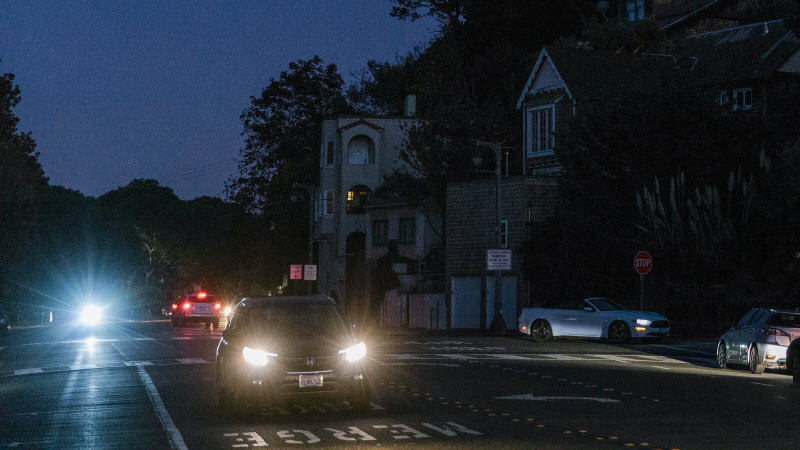
#> input picture Image/car_at_night_02.jpg, 1600 x 900 px (shown at 1/2 size)
$ jupyter execute --allow-errors FrontLightDetection01.ipynb
#> lines starting #> are read from the running program, lines starting #| are printed output that depends on the picture; after the words box and inside, x2 and y2 are one past the last pixel; in counts of white or black regions, pixels touching at a corner belong together
[cell 1]
import PIL as pil
from matplotlib import pyplot as plt
import numpy as np
import math
from datetime import datetime
import cv2

[cell 2]
# Define some common functions
def img2array(img):
    nrow = img.size[1]
    ncol = img.size[0]
    img_map = img.load()
    myarray = np.zeros([nrow,ncol,3], dtype=np.uint8)
    for i in range(nrow):
        for j in range(ncol):
            myarray[i,j,0] = img_map[j,i][0]
            myarray[i,j,1] = img_map[j,i][1]
            myarray[i,j,2] = img_map[j,i][2]
    return myarray

def rgb2gray(rgb):

    r, g, b = rgb[:,:,0], rgb[:,:,1], rgb[:,:,2]
    gray = 0.2989 * r + 0.5870 * g + 0.1140 * b

    return gray

def gaussian_kernel(size, sigma=1):
    size = int(size) // 2
    x, y = np.mgrid[-size:size+1, -size:size+1]
    normal = 1 / (2.0 * np.pi * sigma**2)
    g =  np.exp(-((x**2 + y**2) / (2.0*sigma**2))) * normal
    return g

mygauss = gaussian_kernel(5, sigma=1.4)

def applyGaussFilter(image, kernel):
    n, m = image.shape
    new_image = np.zeros([n,m])

    for i in range(0,n):
        for j in range(0,m):
            mysum = 0;
            if i-2 >= 0 and i-2 < n and j-2 >= 0 and j-2 < m:
                mysum = mysum + image[i-2,j-2]*kernel[0,0]
            if i-2 >= 0 and i-2 < n and j-1 >= 0 and j-1 < m:
                mysum = mysum + image[i-2,j-1]*kernel[0,1]
            if i-2 >= 0 and i-2 < n and j >= 0 and j < m:
                mysum = mysum + image[i-2,j]*kernel[0,2]
            if i-2 >= 0 and i-2 < n and j+1 >= 0 and j+1 < m:
                mysum = mysum + image[i-2,j+1]*kernel[0,3]
            if i-2 >= 0 and i-2 < n and j+2 >= 0 and j+2 < m:
                mysum = mysum + image[i-2,j+2]*kernel[0,4]
            if i-1 >= 0 and i-1 < n and j-2 >= 0 and j-2 < m:
                mysum = mysum + image[i-1,j-2]*kernel[1,0]
            if i-1 >= 0 and i-1 < n and j-1 >= 0 and j-1 < m:
                mysum = mysum + image[i-1,j-1]*kernel[1,1]
            if i-1 >= 0 and i-1 < n and j >= 0 and j < m:
                mysum = mysum + image[i-1,j]*kernel[1,2]
            if i-1 >= 0 and i-1 < n and j+1 >= 0 and j+1 < m:
                mysum = mysum + image[i-1,j+1]*kernel[1,3]
            if i-1 >= 0 and i-1 < n and j+2 >= 0 and j+2 < m:
                mysum = mysum + image[i-1,j+2]*kernel[1,4]
            if i >= 0 and i < n and j-2 >= 0 and j-2 < m:
                mysum = mysum + image[i,j-2]*kernel[2,0]
            if i >= 0 and i < n and j-1 >= 0 and j-1 < m:
                mysum = mysum + image[i,j-1]*kernel[2,1]
            if i >= 0 and i < n and j >= 0 and j < m:
                mysum = mysum + image[i,j]*kernel[2,2]
            if i >= 0 and i < n and j+1 >= 0 and j+1 < m:
                mysum = mysum + image[i,j+1]*kernel[2,3]
            if i >= 0 and i < n and j+2 >= 0 and j+2 < m:
                mysum = mysum + image[i,j+2]*kernel[2,4]
            if i+1 >= 0 and i+1 < n and j-2 >= 0 and j-2 < m:
                mysum = mysum + image[i+1,j-2]*kernel[3,0]
            if i+1 >= 0 and i+1 < n and j-1 >= 0 and j-1 < m:
                mysum = mysum + image[i+1,j-1]*kernel[3,1]
            if i+1 >= 0 and i+1 < n and j >= 0 and j < m:
                mysum = mysum + image[i+1,j]*kernel[3,2]
            if i+1 >= 0 and i+1 < n and j+1 >= 0 and j+1 < m:
                mysum = mysum + image[i+1,j+1]*kernel[3,3]
            if i+1 >= 0 and i+1 < n and j+2 >= 0 and j+2 < m:
                mysum = mysum + image[i+1,j+2]*kernel[3,4]
            if i+2 >= 0 and i+2 < n and j-2 >= 0 and j-2 < m:
                mysum = mysum + image[i+2,j-2]*kernel[4,0]
            if i+2 >= 0 and i+2 < n and j-1 >= 0 and j-1 < m:
                mysum = mysum + image[i+2,j-1]*kernel[4,1]
            if i+2 >= 0 and i+2 < n and j >= 0 and j < m:
                mysum = mysum + image[i+2,j]*kernel[4,2]
            if i+2 >= 0 and i+2 < n and j+1 >= 0 and j+1 < m:
                mysum = mysum + image[i+2,j+1]*kernel[4,3]
            if i+2 >= 0 and i+2 < n and j+2 >= 0 and j+2 < m:
                mysum = mysum + image[i+2,j+2]*kernel[4,4]
            new_image[i,j] = mysum

    return new_image

def calculateGradient(img):
    m, n = img.shape
    Gx = np.zeros([m, n])
    Gy = np.zeros([m, n])
    G = np.zeros([m,n])
    theta = np.zeros([m,n])
    for i in range(1,m-1):
        for j in range(1,n-1):
            Gx[i, j] = 1.0*img[i+1,j-1] + 2.0*img[i+1,j] + 1.0*img[i+1,j+1] - 1.0*img[i-1,j-1] - 2.0*img[i-1,j] - 1.0*img[i-1,j+1]
            Gy[i, j] = - 1.0*img[i-1,j+1] - 2.0*img[i,j+1] - 1.0*img[i+1,j+1] + 1.0*img[i-1,j-1] + 2.0*img[i,j-1] + 1.0*img[i+1,j-1]
            G[i,j] = math.sqrt(Gx[i,j]*Gx[i,j]+Gy[i,j]*Gy[i,j])
            if Gy[i,j]!=0:
                theta[i,j] = math.atan(Gx[i,j]/Gy[i,j])

    return Gx,Gy,G,theta

def non_max_suppression(img, D):
    M, N = img.shape
    Z = np.zeros((M,N), dtype=np.int32)
    angle = D * 180. / np.pi
    angle[angle < 0] += 180


    for i in range(1,M-1):
        for j in range(1,N-1):
            try:
                q = 255
                r = 255

               #angle 0
                if (0 <= angle[i,j] < 22.5) or (157.5 <= angle[i,j] <= 180):
                    q = img[i, j+1]
                    r = img[i, j-1]
                #angle 45
                elif (22.5 <= angle[i,j] < 67.5):
                    q = img[i+1, j-1]
                    r = img[i-1, j+1]
                #angle 90
                elif (67.5 <= angle[i,j] < 112.5):
                    q = img[i+1, j]
                    r = img[i-1, j]
                #angle 135
                elif (112.5 <= angle[i,j] < 157.5):
                    q = img[i-1, j-1]
                    r = img[i+1, j+1]

                if (img[i,j] >= q) and (img[i,j] >= r):
                    Z[i,j] = img[i,j]
                else:
                    Z[i,j] = 0

            except IndexError as e:
                pass

    return Z

def doublethreshold(img, lowThresholdRatio=0.05, highThresholdRatio=0.09):

    highThreshold = img.max() * highThresholdRatio;
    lowThreshold = highThreshold * lowThresholdRatio;

    M, N = img.shape
    img_out = np.zeros((M,N), dtype=np.int32)

    weak = np.int32(100)
    strong = np.int32(255)

    for i in range(0, M):
        for j in range(0, N):
            if img[i,j]>= highThreshold:
                img_out[i,j] = strong
            elif img[i,j] < highThreshold and img[i,j] >= lowThreshold:
                img_out[i,j] = weak
            else:
                img_out[i,j] = 0

    return (img_out, weak, strong)

def hysteresis(img, weak, strong=255):
    M, N = img.shape
    img_out = np.copy(img)
    for i in range(1, M-1):
        for j in range(1, N-1):
            if (img_out[i,j] == weak):
                try:
                    if ((img_out[i+1, j-1] == strong) or (img_out[i+1, j] == strong) or (img_out[i+1, j+1] == strong)
                        or (img_out[i, j-1] == strong) or (img_out[i, j+1] == strong)
                        or (img_out[i-1, j-1] == strong) or (img_out[i-1, j] == strong) or (img_out[i-1, j+1] == strong)):
                        img_out[i, j] = strong
                    else:
                        img_out[i, j] = 0
                except IndexError as e:
                    pass
    return img_out

def region_of_interest(img, vertices):
    mask = np.zeros_like(img)
    match_mask_color = 255
    cv2.fillPoly(mask, vertices, match_mask_color)
    masked_image = cv2.bitwise_and(img, mask)
    return masked_image

[cell 3]
orig1 = cv2.imread("../Image/car_at_night_02.jpg")
#> orig1 is the input picture: shape (900, 1600, 3); mean B, G, R 52.7, 43.5, 36.3
orig1_rgb = cv2.cvtColor(orig1, cv2.COLOR_BGR2RGB)

plt.imshow(orig1_rgb)

[cell 4]
grayscale = cv2.cvtColor(orig1_rgb, cv2.COLOR_RGB2GRAY)
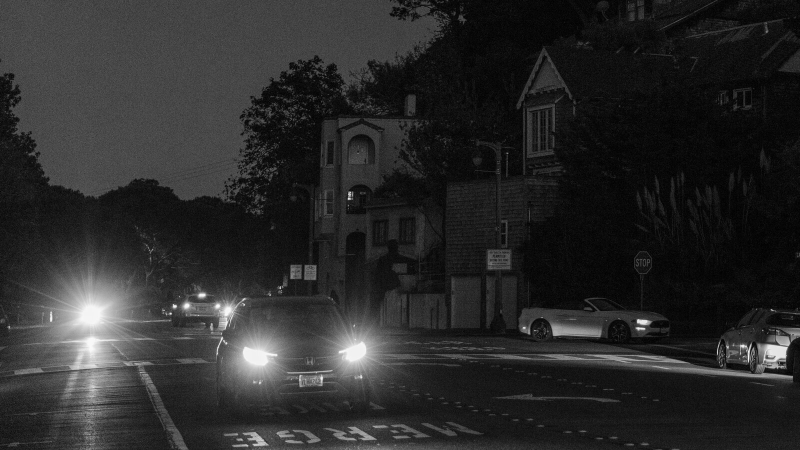
#> grayscale: shape (900, 1600) (shown at 1/2 size); min 0, max 255, mean 42.4
plt.imshow(grayscale, cmap='gray')

[cell 5]
dst = cv2.calcHist(grayscale, [0], None, [256], [0,256])
#> dst = 256 values, max 50 at index 7, min 0 at index 89, mean 6.25

plt.hist(grayscale.ravel(),256,[0,256])
plt.title('Histogram for gray scale image')
plt.show()
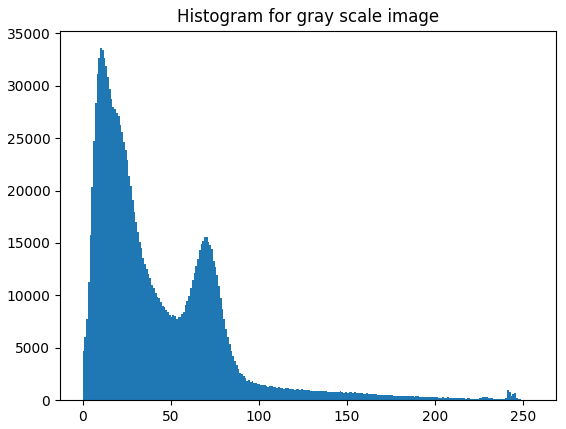
#> figure drawn by matplotlib, 1 panel; tallest bar 33580 high, from x = 10 to 11

[cell 6]
image = cv2.cvtColor(orig1_rgb, cv2.COLOR_RGB2HSV)
#> image: shape (900, 1600, 3); mean H, S, V 87, 85.2, 55.9
result = np.copy(orig1_rgb)

# lower boundary RED color range values; Hue (0-10)
lower3 = np.array([0, 0, 225])
upper3 = np.array([180, 31, 255])

white_mask = cv2.inRange(image, lower3, upper3)
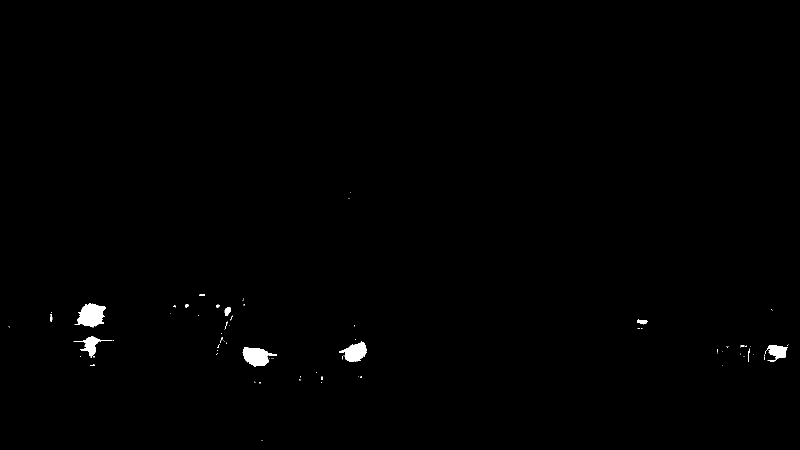
#> white_mask: shape (900, 1600) (shown at 1/2 size); 0.5% white; 78 white regions (63 under 20 px), largest, box (x1, y1, x2, y2) and area: (149, 606, 212, 655) 1912, (485, 694, 554, 733) 1581, (678, 683, 733, 724) 1304

plt.imshow(white_mask, cmap='gray')

[cell 7]
result1 = np.copy(orig1_rgb)
result1 = cv2.bitwise_and(result1, result1, mask=white_mask)
plt.imshow(result1)

[cell 8]
# Apply Gaussian Filter
start_time = datetime.now()
mygraysmoothimg=applyGaussFilter(white_mask, mygauss)
end_time = datetime.now()
print('Duration - {}: {}'.format("ApplyGaussFilter", end_time - start_time))
# Calculate Gradients and Angles
start_time = datetime.now()
Gx, Gy, G, theta = calculateGradient(mygraysmoothimg)
#> after the loop in calculateGradient, `for i in range(1,m-1):`:
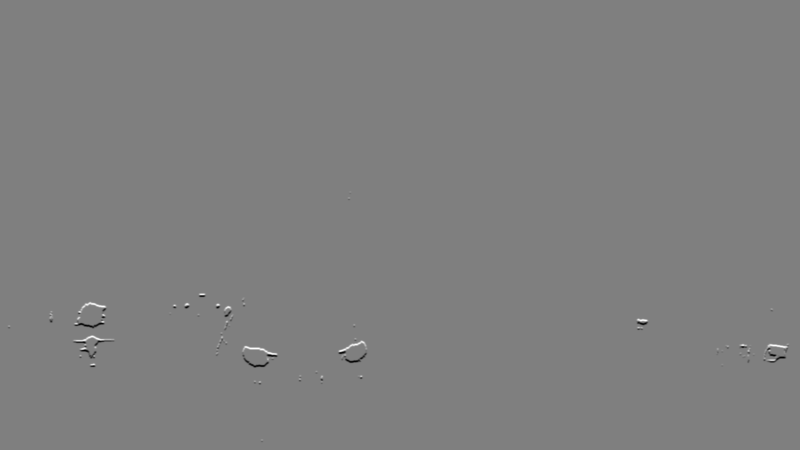
#> Gx: shape (900, 1600) float64 (shown at 1/2 size); min -480.8, max 480.8, mean 0; drawn with min black and max white
end_time = datetime.now()
print('Duration - {}: {}'.format("calculateGradient", end_time - start_time))
# Calculate Non Max Suppression
start_time = datetime.now()
NMS_G = non_max_suppression(G, theta)
#> in non_max_suppression, `angle[angle < 0] += 180`:
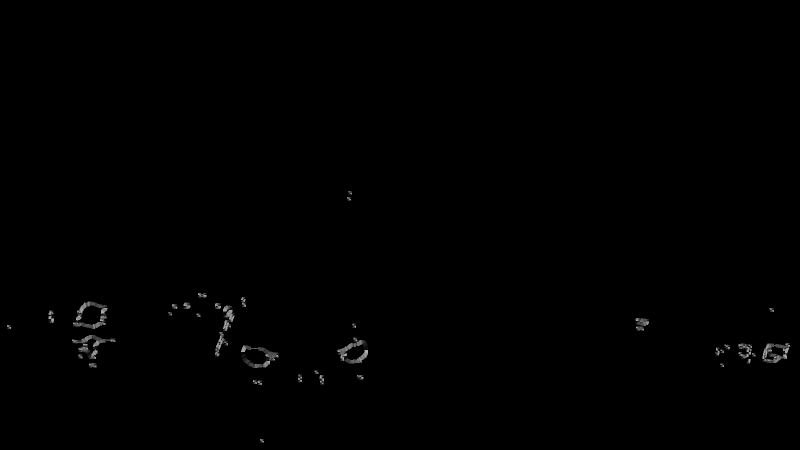
#> angle: shape (900, 1600) float64 (shown at 1/2 size); min 0, max 180, mean 0.7
#> after the loop in non_max_suppression, `for i in range(1,M-1):`: Z: shape (900, 1600) int32; 389 distinct labels, from 0 to 510
end_time = datetime.now()
print('Duration - {}: {}'.format("non_max_suppression", end_time - start_time))
# Calculate double threshold
start_time = datetime.now()
mythreshold, weak, strong = doublethreshold(NMS_G, 0.001, 0.1)
#> in doublethreshold, `highThreshold = img.max() * highThresholdRatio;`: highThreshold = 51
#> in doublethreshold, `lowThreshold = highThreshold * lowThresholdRatio;`: lowThreshold = 0.051
#> after the loop in doublethreshold, `for i in range(0, M):`: img_out: shape (900, 1600) int32; 3 distinct labels, from 0 to 255
#> weak = 100; strong = 255
end_time = datetime.now()
print('Duration - {}: {}'.format("threshold", end_time - start_time))
# Calculate hysteresis
start_time = datetime.now()
myhysteresis = hysteresis(mythreshold, weak)
#> after the loop in hysteresis, `for i in range(1, M-1):`:
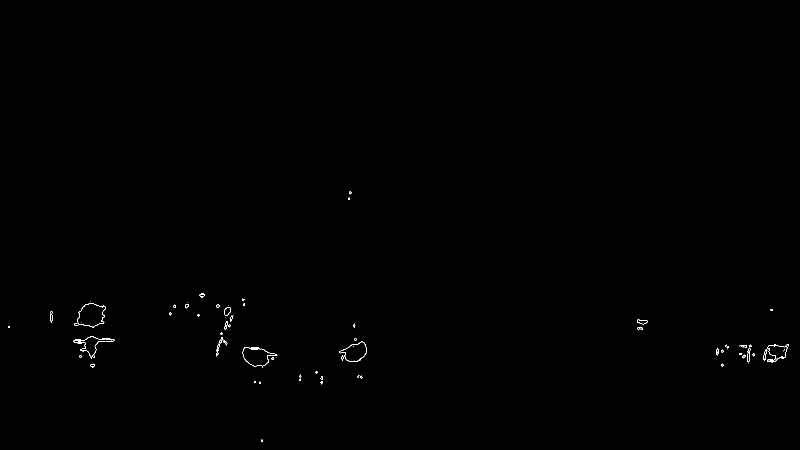
#> img_out: shape (900, 1600) int32 (shown at 1/2 size); 0.17% white in thin lines or dots, all inside (x1, y1, x2, y2) = (16, 382, 1578, 884)
end_time = datetime.now()
print('Duration - {}: {}'.format("hysteresis", end_time - start_time))

[cell 9]
# Raw vs. Hysteresis
f, axarr = plt.subplots(1,2, figsize=(20, 20))
axarr[0].imshow(orig1_rgb)
axarr[1].imshow(myhysteresis)

[cell 10]
# Try to get the rectangle surrounding the objects
x, y = [], []
minx = []
maxx = []
miny = []
maxy = []

nR, nC = mygraysmoothimg.shape
#> nR = 900; nC = 1600
max_obj_width = 100
max_obj_height = 50

print("nR: ", nR)
#| nR:  900
print("nC: ", nC)
#| nC:  1600

for i in range(nR):
    for j in range(nC):
        if np.abs(myhysteresis[i,j]) > 200:
            x.append(j)
            y.append(i)
#> after the loop, y = 2434 values from 382 to 883

print("len(x): ", len(x))
#| len(x):  2434


tmpx = np.copy(x)
tmpy = np.copy(y)
#> tmpy = 2434 values from 382 to 883

count = 1

#> (the rest of this cell did not finish here and is left out)
